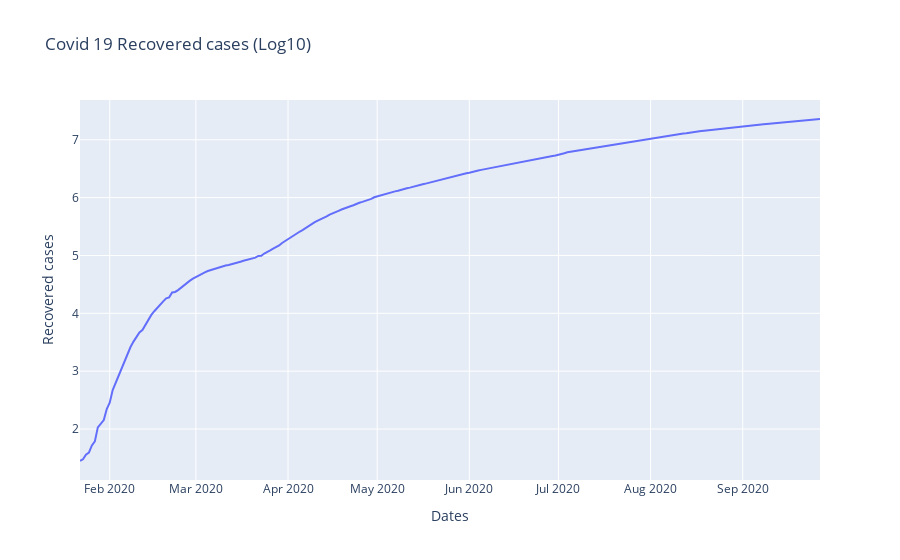

This figure's notebook cell:
### Code cell
fig = px.line( data_frame = log_world,  x = log_world.index, y = 'Recovered cases',
              title ='Covid 19 Recovered cases (Log10)' )
fig.show()

### Figure 1 — Plotly figure (JSON) as saved in the notebook; plotly's stock layout.template omitted (floating-point values rounded to 4 significant figures; data arrays with more than 128 entries replaced by an {"elided": "..."} marker saying what was removed)
{"data": [{"hovertemplate": "Dates=%{x}<br>Recovered cases=%{y}<extra></extra>", "legendgroup": "", "line": {"color": "#636efa", "dash": "solid"}, "mode": "lines", "name": "", "orientation": "v", "showlegend": false, "type": "scatter", "x": {"elided": "250 str values"}, "xaxis": "x", "y": {"elided": "250 float values"}, "yaxis": "y"}], "layout": {"legend": {"tracegroupgap": 0}, "title": {"text": "Covid 19 Recovered cases (Log10)"}, "xaxis": {"anchor": "y", "domain": [0, 1], "title": {"text": "Dates"}}, "yaxis": {"anchor": "x", "domain": [0, 1], "title": {"text": "Recovered cases"}}}}
